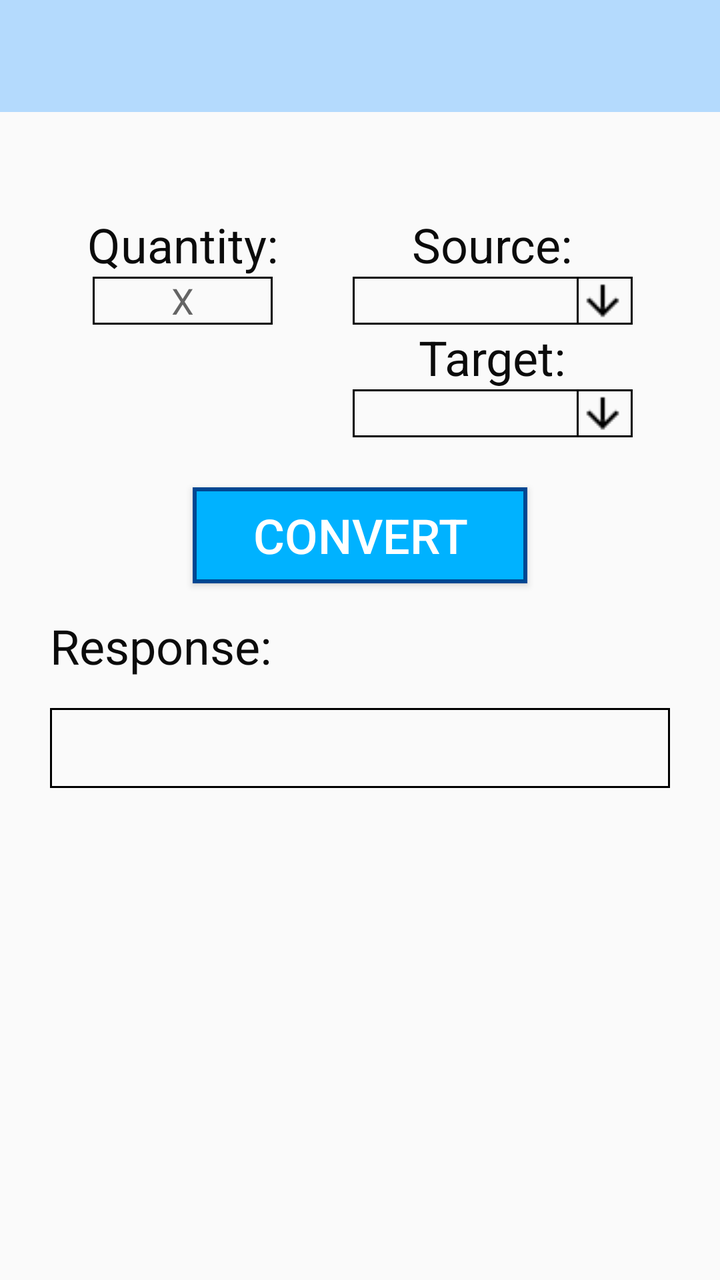
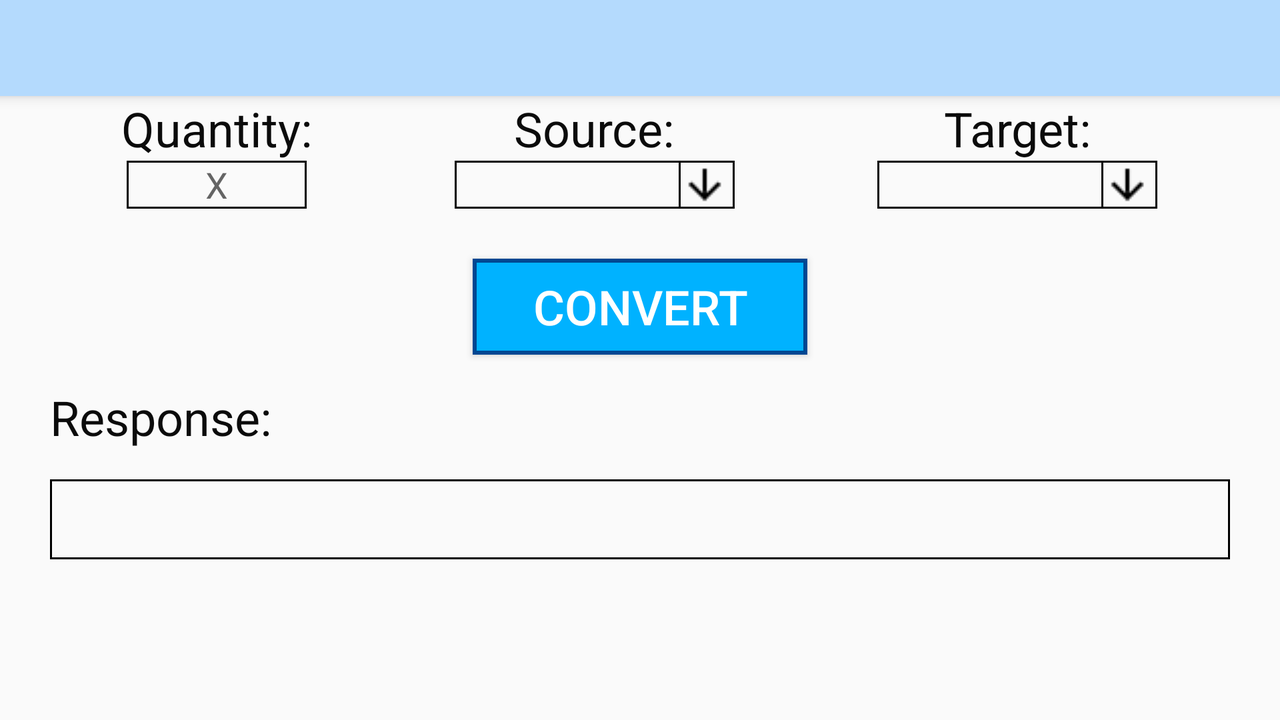

Compare how this app lays out the same screen by default and in its alternative resource folder. The renders come first, then the two layout files and the values they reference.
<!-- AndroidManifest.xml: application theme AppTheme -->
<!-- res/layout/activity_main.xml -->
<?xml version="1.0" encoding="utf-8"?>
<android.support.v4.widget.DrawerLayout xmlns:android="http://schemas.android.com/apk/res/android"
    xmlns:app="http://schemas.android.com/apk/res-auto"
    xmlns:tools="http://schemas.android.com/tools"
    android:id="@+id/drawer_layout"
    android:layout_width="match_parent"
    android:layout_height="match_parent"
    android:fitsSystemWindows="true"
    android:orientation="vertical"
    tools:context=".Main">

    <LinearLayout
        android:layout_width="match_parent"
        android:layout_height="match_parent"
        android:orientation="vertical">

        <android.support.v7.widget.Toolbar
            android:id="@+id/toolbar"
            android:layout_width="match_parent"
            android:layout_height="?attr/actionBarSize"
            android:background="@color/colorPrimary"

            android:theme="@style/ThemeOverlay.AppCompat.Dark.ActionBar"
            app:popupTheme="@style/ThemeOverlay.AppCompat.Light" />

        <TableLayout
            android:layout_width="match_parent"
            android:layout_height="wrap_content"
            android:paddingLeft="25dp"
            android:paddingRight="25dp"
            android:paddingBottom="25dp"
            android:stretchColumns="0,1">

            <TableRow
                android:layout_width="match_parent"
                android:layout_height="match_parent"
                android:paddingBottom="50dp">

            </TableRow>

            <TableRow
                android:layout_width="match_parent"
                android:layout_height="match_parent">

                <TextView
                    android:id="@+id/tv_quantity"
                    android:layout_width="wrap_content"
                    android:layout_height="wrap_content"
                    android:layout_gravity="center_horizontal"
                    android:text="@string/quantity"
                    android:textColor="@color/colorAccent"
                    android:textSize="24sp" />

                <TextView
                    android:id="@+id/tv_source"
                    android:layout_width="wrap_content"
                    android:layout_height="wrap_content"
                    android:layout_gravity="center_horizontal"
                    android:layout_weight="1"
                    android:text="@string/source"
                    android:textColor="@color/colorAccent"
                    android:textSize="24sp" />

            </TableRow>

            <TableRow
                android:layout_width="match_parent"
                android:layout_height="wrap_content">

                <EditText
                    android:id="@+id/ed_quantity"
                    android:layout_width="wrap_content"
                    android:layout_height="match_parent"
                    android:width="90dp"
                    android:background="@drawable/back"
                    android:ellipsize="end"
                    android:gravity="center_horizontal|center_vertical"
                    android:layout_gravity="center_horizontal|center_vertical"
                    android:hint="@string/hint"
                    android:imeOptions="actionDone"
                    android:inputType="numberDecimal"
                    android:scrollHorizontally="true"
                    android:textSize="18sp" />

                <Spinner
                    android:id="@+id/sp_source"
                    android:layout_height="wrap_content"
                    android:layout_gravity="center"
                    android:gravity="center"
                    android:minWidth="140dp"
                    android:paddingEnd="27dp"
                    android:paddingStart="3dp"/>

            </TableRow>

            <TableRow
                android:layout_width="wrap_content"
                android:layout_height="match_parent">

                <TextView
                    android:id="@+id/tv_target"
                    android:layout_width="wrap_content"
                    android:layout_height="wrap_content"
                    android:layout_column="1"
                    android:layout_gravity="center_horizontal"
                    android:layout_weight="1"
                    android:text="@string/target"
                    android:textColor="@color/colorAccent"
                    android:textSize="24sp" />
            </TableRow>

            <TableRow
                android:layout_width="match_parent"
                android:layout_height="match_parent">

                <Spinner

                    android:id="@+id/sp_target"
                    android:layout_width="0dp"
                    android:layout_height="wrap_content"
                    android:layout_column="1"
                    android:layout_gravity="center"
                    android:gravity="center"
                    android:minWidth="140dp"
                    android:paddingEnd="27dp"
                    android:paddingStart="3dp"
                    />

            </TableRow>

        </TableLayout>

        <Button
            android:id="@+id/convert"
            android:layout_width="wrap_content"
            android:layout_height="wrap_content"
            android:layout_gravity="center_horizontal"
            android:text="@string/convert"
            android:background="@drawable/button_style"
            android:textColor="#ffffff"
            android:paddingLeft="30dp"
            android:paddingRight="30dp"
            android:textSize="24sp" />

        <TextView
            android:id="@+id/tv_result"
            android:layout_width="match_parent"
            android:layout_height="wrap_content"
            android:paddingLeft="25dp"
            android:paddingRight="25dp"
            android:paddingTop="15dp"
            android:text="@string/result"
            android:textColor="@color/colorAccent"
            android:textSize="24sp" />

        <LinearLayout
            android:layout_width="match_parent"
            android:layout_height="match_parent"
            android:orientation="horizontal"
            android:paddingLeft="25dp"
            android:paddingRight="25dp"
            android:height="100dp"
            android:paddingTop="15dp">

            <TextView
                android:id="@+id/tv_finalResult"
                android:layout_width="match_parent"
                android:layout_height="40dp"
                android:layout_gravity="center_horizontal"
                android:background="@drawable/back"
                android:gravity="center_horizontal|center_vertical"
                android:paddingLeft="25dp"
                android:paddingRight="25dp"
                android:maxLines="2"
                android:textSize="14sp" />
        </LinearLayout>

    </LinearLayout>

    <android.support.design.widget.NavigationView
        android:id="@+id/sidemenu_view"
        android:layout_width="wrap_content"
        android:layout_height="match_parent"
        android:layout_gravity="start"
        app:headerLayout="@layout/sidemenu_header"
        app:menu="@menu/side_menu" />

</android.support.v4.widget.DrawerLayout>
<!-- res/layout/sidemenu_header.xml (included above) -->
<?xml version="1.0" encoding="utf-8"?>
<LinearLayout xmlns:android="http://schemas.android.com/apk/res/android"
    android:layout_width="match_parent"
    android:layout_height="176dp"
    android:background="@color/colorPrimaryDark"
    android:gravity="bottom"
    android:orientation="vertical"
    android:padding="16dp"
    android:theme="@style/ThemeOverlay.AppCompat.Dark">

    <TextView
        android:layout_width="wrap_content"
        android:layout_height="match_parent"
        android:paddingTop="8dp"
        android:text="@string/choose_your_converter"
        android:textAppearance="@style/TextAppearance.AppCompat.Body1" />

</LinearLayout>
<!-- resources referenced by this layout -->
<resources>
  <color name="colorAccent">#0b0b0b</color>
  <color name="colorPrimary">#b4dafd</color>
  <color name="colorPrimaryDark">#00574B</color>
  <!-- drawable back (drawable) -->
  <?xml version="1.0" encoding="utf-8"?>
  <shape xmlns:android="http://schemas.android.com/apk/res/android" android:shape="rectangle" >
      <solid android:color="#00000000" />
      <stroke android:width="1dip" android:color="#000000"/>
  </shape>
  <!-- drawable button_style (drawable) -->
  <?xml version="1.0" encoding="utf-8"?>
  <shape xmlns:android="http://schemas.android.com/apk/res/android" android:shape="rectangle" >
      <solid android:color="#00B2FF" />
      <stroke android:width="2dip" android:color="#004792"/>
  </shape>
  <string name="choose_your_converter">Choose your converter</string>
  <string name="convert">Convert</string>
  <string name="hint">X</string>
  <string name="quantity">Quantity:</string>
  <string name="result">Response:</string>
  <string name="source">Source:</string>
  <string name="target">Target:</string>
  <style name="AppTheme" parent="Theme.AppCompat.Light.NoActionBar">
          
          <item name="colorPrimary">@color/colorPrimary</item>
          <item name="colorPrimaryDark">@color/colorPrimaryDark</item>
  
  
  
          <item name="spinnerStyle">@style/Widget.App.Spinner</item>
          <item name="android:spinnerStyle">@style/Widget.App.Spinner</item>
      </style>
  <style name="Widget.App.Spinner" parent="@style/Widget.AppCompat.Spinner">
          <item name="overlapAnchor">true</item>
          <item name="android:background">@drawable/spinner_rect</item>
      </style>
  <!-- drawable spinner_rect (drawable) -->
  <?xml version="1.0" encoding="utf-8"?>
  <selector xmlns:android="http://schemas.android.com/apk/res/android">
  
      <item><layer-list>
          <item>
              <shape>
                  <stroke android:width="1dp" android:color="#000000" />
                  <padding android:right="3dp" />
  
              </shape>
          </item>
  
          <item>
              <bitmap
                  android:gravity="center|right"
                  android:src="@drawable/rsz_transferir" />
          </item>
  
          <item android:right="24dip">
              <shape
                  android:shape="rectangle" >
                  <stroke android:width="1dp" android:color="#000000" />
  
              </shape>
          </item>
      </layer-list></item>
  </selector>
  <!-- drawable rsz_transferir: png bitmap (drawable-v24, 279 bytes) -->
</resources>
<!-- res/layout-land/activity_main.xml (the repository's variant of the layout above) -->
<!-- drawn on the phone turned sideways -->
<?xml version="1.0" encoding="utf-8"?>
<android.support.v4.widget.DrawerLayout xmlns:android="http://schemas.android.com/apk/res/android"
    xmlns:app="http://schemas.android.com/apk/res-auto"
    xmlns:tools="http://schemas.android.com/tools"
    android:id="@+id/drawer_layout"
    android:layout_width="match_parent"
    android:layout_height="match_parent"
    android:fitsSystemWindows="true"
    android:orientation="vertical"
    tools:context=".Main">

    <LinearLayout
        android:layout_width="match_parent"
        android:layout_height="match_parent"
        android:orientation="vertical">

        <android.support.v7.widget.Toolbar
            android:id="@+id/toolbar"
            android:layout_width="match_parent"
            android:layout_height="?attr/actionBarSize"
            android:background="@color/colorPrimary"
            android:elevation="4dp"
            android:theme="@style/ThemeOverlay.AppCompat.Dark.ActionBar"
            app:popupTheme="@style/ThemeOverlay.AppCompat.Light" />

        <TableLayout
            android:layout_width="match_parent"
            android:layout_height="wrap_content"
            android:paddingLeft="25dp"
            android:paddingRight="25dp"
            android:paddingBottom="25dp"
            android:stretchColumns="0,1,2">

            <TableRow
                android:layout_width="match_parent"
                android:layout_height="match_parent">

                <TextView
                    android:id="@+id/tv_quantity"
                    android:layout_width="wrap_content"
                    android:layout_height="wrap_content"
                    android:layout_gravity="center_horizontal"
                    android:text="@string/quantity"
                    android:textColor="@color/colorAccent"
                    android:textSize="24sp" />

                <TextView
                    android:id="@+id/tv_source"
                    android:layout_height="match_parent"
                    android:layout_gravity="center_horizontal"
                    android:layout_weight="1"
                    android:text="@string/source"
                    android:textColor="@color/colorAccent"
                    android:textSize="24sp" />

                <TextView
                    android:id="@+id/tv_target"
                    android:layout_width="wrap_content"
                    android:layout_height="wrap_content"
                    android:layout_column="1"
                    android:layout_gravity="center_horizontal"
                    android:layout_weight="1"
                    android:text="@string/target"
                    android:textColor="@color/colorAccent"
                    android:textSize="24sp" />

            </TableRow>

            <TableRow
                android:layout_width="match_parent"
                android:layout_height="wrap_content">

                <EditText
                    android:id="@+id/ed_quantity"
                    android:layout_width="wrap_content"
                    android:layout_height="match_parent"
                    android:width="90dp"
                    android:background="@drawable/back"
                    android:ellipsize="end"
                    android:gravity="center"
                    android:layout_gravity="center"
                    android:hint="@string/hint"
                    android:imeOptions="actionDone"
                    android:inputType="numberDecimal"
                    android:scrollHorizontally="true"
                    android:textSize="18sp" />

                <Spinner
                    android:id="@+id/sp_source"
                    android:layout_width="wrap_content"
                    android:layout_height="wrap_content"
                    android:layout_gravity="center_horizontal|center_vertical"
                    android:gravity="center"
                    android:minWidth="140dp"
                    android:paddingEnd="27dp"
                    android:paddingStart="3dp"/>

                <Spinner
                    android:id="@+id/sp_target"
                    android:layout_width="wrap_content"
                    android:layout_height="wrap_content"
                    android:layout_gravity="center_horizontal|center_vertical"
                    android:minWidth="140dp"
                    android:gravity="center"
                    android:paddingStart="3dp"
                    android:paddingEnd="27dp" />

            </TableRow>

        </TableLayout>

        <Button
            android:id="@+id/convert"
            android:layout_width="wrap_content"
            android:layout_height="wrap_content"
            android:layout_gravity="center_horizontal"
            android:text="@string/convert"
            android:background="@drawable/button_style"
            android:textColor="#ffffff"
            android:paddingLeft="30dp"
            android:paddingRight="30dp"
            android:textSize="24sp" />

        <TextView
            android:id="@+id/tv_result"
            android:layout_width="match_parent"
            android:layout_height="wrap_content"
            android:paddingLeft="25dp"
            android:paddingRight="25dp"
            android:paddingTop="15dp"
            android:text="@string/result"
            android:textColor="@color/colorAccent"
            android:textSize="24sp" />

        <LinearLayout
            android:layout_width="match_parent"
            android:layout_height="match_parent"
            android:orientation="horizontal"
            android:paddingLeft="25dp"
            android:paddingRight="25dp"
            android:height="100dp"
            android:paddingTop="15dp">

            <TextView
                android:id="@+id/tv_finalResult"
                android:layout_width="match_parent"
                android:layout_height="40dp"
                android:layout_gravity="center_horizontal"
                android:background="@drawable/back"
                android:gravity="center_horizontal|center_vertical"
                android:paddingLeft="25dp"
                android:paddingRight="25dp"
                android:maxLines="2"
                android:textSize="14sp" />
        </LinearLayout>

    </LinearLayout>

    <android.support.design.widget.NavigationView
        android:id="@+id/sidemenu_view"
        android:layout_width="wrap_content"
        android:layout_height="match_parent"
        android:layout_gravity="start"
        app:headerLayout="@layout/sidemenu_header"
        app:menu="@menu/side_menu" />

</android.support.v4.widget.DrawerLayout>
